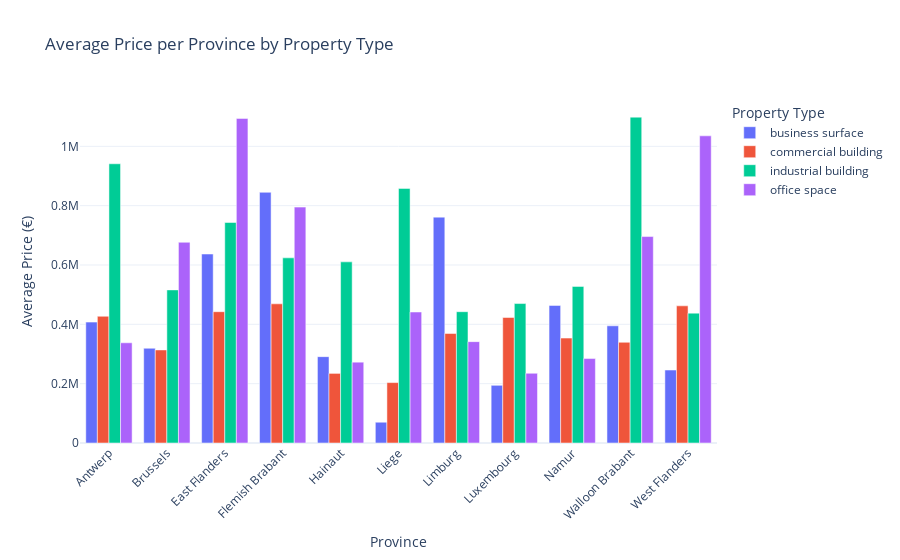

The cell this chart's notebook holds for it:
### Code cell
import plotly.express as px

# Use your final cleaned dataset
clean_df = business_final.copy()

# Compute average price by province + property type
avg_price = clean_df.groupby(['province', 'type'])['Price'].mean().reset_index()

# Create grouped bar chart
fig = px.bar(
    avg_price,
    x='province',
    y='Price',
    color='type',
    barmode='group',
    title='Average Price per Province by Property Type',
    labels={'Price': 'Average Price (€)', 'province': 'Province', 'type': 'Property Type'}
)

fig.update_layout(
    xaxis_tickangle=-45,
    template='plotly_white'
)

fig.show()

### Figure 1 — Plotly figure (JSON) as saved in the notebook; plotly's stock layout.template omitted (floating-point values rounded to 4 significant figures)
{"data": [{"alignmentgroup": "True", "hovertemplate": "Property Type=business surface<br>Province=%{x}<br>Average Price (€)=%{y}<extra></extra>", "legendgroup": "business surface", "marker": {"color": "#636efa", "pattern": {"shape": ""}}, "name": "business surface", "offsetgroup": "business surface", "orientation": "v", "showlegend": true, "textposition": "auto", "type": "bar", "x": ["Antwerp", "Brussels", "East Flanders", "Flemish Brabant", "Hainaut", "Liege", "Limburg", "Luxembourg", "Namur", "Walloon Brabant", "West Flanders"], "xaxis": "x", "y": [407400.0, 319300.0, 637000.0, 845000.0, 291000.0, 70000.0, 761300.0, 194500.0, 463800.0, 395000.0, 245900.0], "yaxis": "y"}, {"alignmentgroup": "True", "hovertemplate": "Property Type=commercial building<br>Province=%{x}<br>Average Price (€)=%{y}<extra></extra>", "legendgroup": "commercial building", "marker": {"color": "#EF553B", "pattern": {"shape": ""}}, "name": "commercial building", "offsetgroup": "commercial building", "orientation": "v", "showlegend": true, "textposition": "auto", "type": "bar", "x": ["Antwerp", "Brussels", "East Flanders", "Flemish Brabant", "Hainaut", "Liege", "Limburg", "Luxembourg", "Namur", "Walloon Brabant", "West Flanders"], "xaxis": "x", "y": [427100.0, 313700.0, 442600.0, 469100.0, 234600.0, 203600.0, 369000.0, 423100.0, 353600.0, 339400.0, 462300.0], "yaxis": "y"}, {"alignmentgroup": "True", "hovertemplate": "Property Type=industrial building<br>Province=%{x}<br>Average Price (€)=%{y}<extra></extra>", "legendgroup": "industrial building", "marker": {"color": "#00cc96", "pattern": {"shape": ""}}, "name": "industrial building", "offsetgroup": "industrial building", "orientation": "v", "showlegend": true, "textposition": "auto", "type": "bar", "x": ["Antwerp", "Brussels", "East Flanders", "Flemish Brabant", "Hainaut", "Liege", "Limburg", "Luxembourg", "Namur", "Walloon Brabant", "West Flanders"], "xaxis": "x", "y": [941200.0, 516000.0, 743300.0, 624100.0, 610500.0, 858200.0, 442600.0, 470000.0, 527900.0, 1098000.0, 437800.0], "yaxis": "y"}, {"alignmentgroup": "True", "hovertemplate": "Property Type=office space<br>Province=%{x}<br>Average Price (€)=%{y}<extra></extra>", "legendgroup": "office space", "marker": {"color": "#ab63fa", "pattern": {"shape": ""}}, "name": "office space", "offsetgroup": "office space", "orientation": "v", "showlegend": true, "textposition": "auto", "type": "bar", "x": ["Antwerp", "Brussels", "East Flanders", "Flemish Brabant", "Hainaut", "Liege", "Limburg", "Luxembourg", "Namur", "Walloon Brabant", "West Flanders"], "xaxis": "x", "y": [337800.0, 676600.0, 1094000.0, 795100.0, 272400.0, 441500.0, 341700.0, 235000.0, 284600.0, 695900.0, 1035000.0], "yaxis": "y"}], "layout": {"barmode": "group", "legend": {"title": {"text": "Property Type"}, "tracegroupgap": 0}, "title": {"text": "Average Price per Province by Property Type"}, "xaxis": {"anchor": "y", "domain": [0, 1], "tickangle": -45, "title": {"text": "Province"}}, "yaxis": {"anchor": "x", "domain": [0, 1], "title": {"text": "Average Price (€)"}}}}
